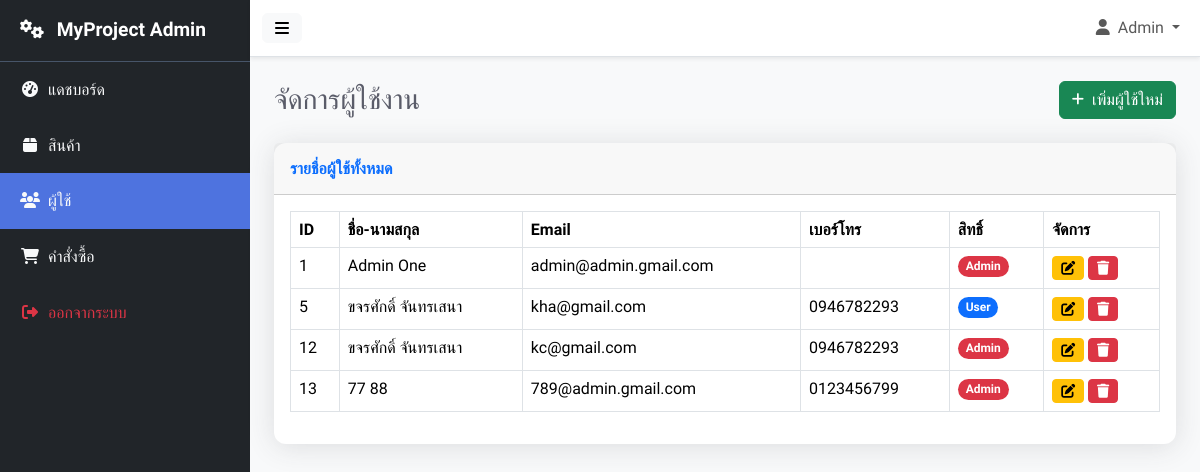
/admin/users.php (signed in), run on an earlier commit of the app's database.
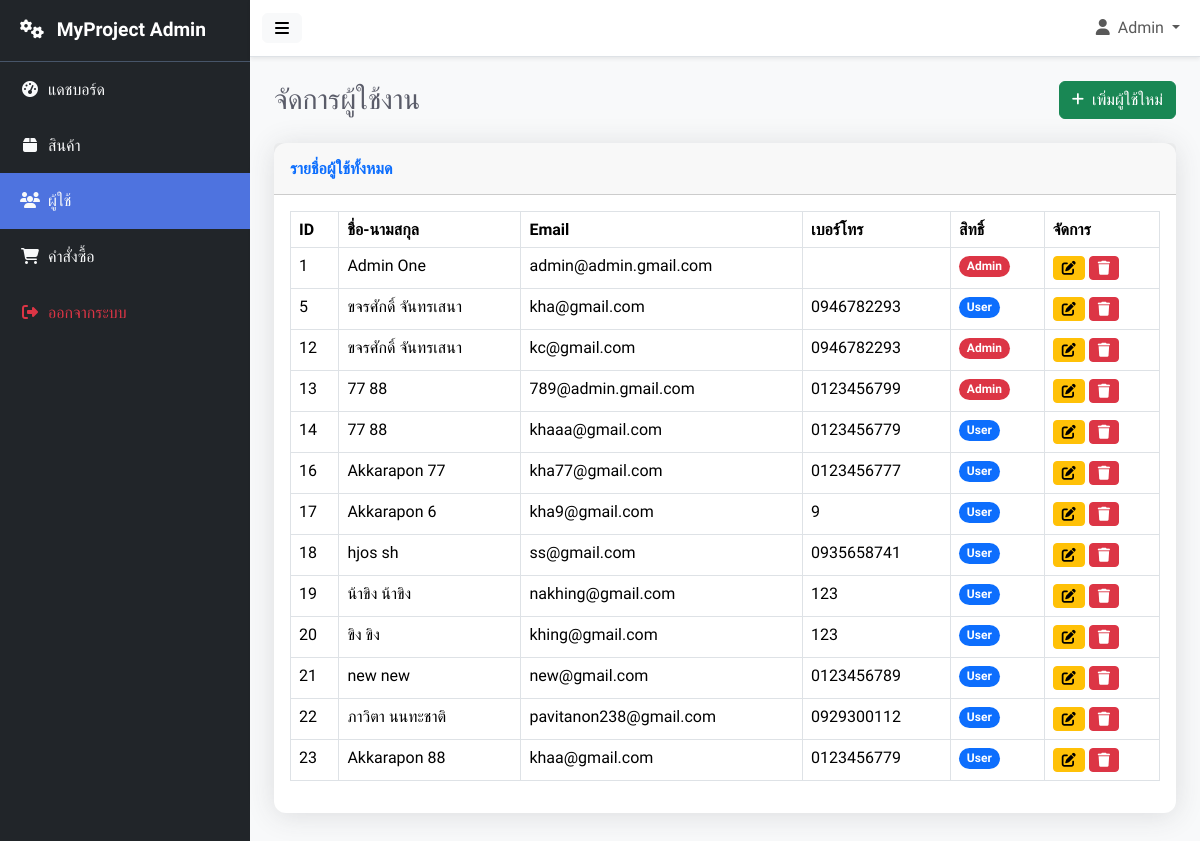
And on a later commit of the database.
### tables this page shows
CREATE TABLE `user` (
  `user_id` int(11) NOT NULL,
  `firstname` varchar(100) NOT NULL,
  `lastname` varchar(100) NOT NULL,
  `email` varchar(150) NOT NULL,
  `password` varchar(255) NOT NULL,
  `address` text DEFAULT NULL,
  `phone` varchar(20) DEFAULT NULL,
  `role` enum('admin','user') DEFAULT 'user'
);

### admin/users.php (the view, shortened to what this page needs)
<?php
include 'header.php';
$result = $conn->query("SELECT * FROM `user` ORDER BY user_id ASC");
?>
<div class="d-flex justify-content-between align-items-center mb-4">
    <h1 class="h3 mb-0 text-gray-800">จัดการผู้ใช้งาน</h1>
    <a href="add_user.php" class="btn btn-success">
        <i class="fas fa-plus fa-sm me-2"></i>เพิ่มผู้ใช้ใหม่
    </a>
</div>
<div class="card shadow-sm mb-4">
    <div class="card-header py-3">
        <h6 class="m-0 font-weight-bold text-primary">รายชื่อผู้ใช้ทั้งหมด</h6>
    </div>
    <div class="card-body">
        <div class="table-responsive">
            <table id="userTable" class="table table-bordered table-hover" width="100%" cellspacing="0">
                <thead>
                    <tr>
                        <th>ID</th>
                        <th>ชื่อ-นามสกุล</th>
                        <th>Email</th>
                        <th>เบอร์โทร</th>
                        <th>สิทธิ์</th>
                        <th>จัดการ</th>
                    </tr>
                </thead>
                <tbody>
                    <?php
                    if ($result && $result->num_rows > 0):
                        while ($row = $result->fetch_assoc()):
                    ?>
                    <tr>
                        <td><?= $row['user_id'] ?></td>
                        <td><?= htmlspecialchars($row['firstname'] . " " . $row['lastname']) ?></td>
                        <td><?= htmlspecialchars($row['email']) ?></td>
                        <td><?= htmlspecialchars($row['phone']) ?></td>
                        <td>
                            <span class="badge rounded-pill <?= $row['role'] == 'admin' ? 'bg-danger' : 'bg-primary' ?>">
                                <?= ucfirst($row['role']) ?>
                            </span>
                        </td>
                        <td>
                            <a href="edit_user.php?id=<?= $row['user_id'] ?>" class="btn btn-warning btn-sm">
                                <i class="fas fa-edit"></i>
                            </a>
                            <a href="delete_user.php?id=<?= $row['user_id'] ?>" class="btn btn-danger btn-sm"
                               onclick="return confirm('คุณแน่ใจหรือไม่ว่าต้องการลบผู้ใช้นี้?')">
                                <i class="fas fa-trash"></i>
                            </a>
                        </td>
                    </tr>
                    <?php
                        endwhile;
                    else:
                    ?>
                    <tr>
                        <td colspan="6" class="text-center">ไม่พบข้อมูลผู้ใช้งาน</td>
                    </tr>
                    <?php endif; ?>
                </tbody>
            </table>
        </div>
    </div>
</div>
<?php include 'footer.php'; ?>

What changed in the data, as far as the page shows it:
added user: user_id "14", firstname+lastname "77 88", email "khaaa@gmail.com", phone "0123456779", role "User"
added user: user_id "16", firstname+lastname "Akkarapon 77", email "kha77@gmail.com", phone "0123456777", role "User"
added user: user_id "17", firstname+lastname "Akkarapon 6", email "kha9@gmail.com", phone "9", role "User"
added user: user_id "18", firstname+lastname "hjos sh", email "ss@gmail.com", phone "0935658741", role "User"
added user: user_id "19", firstname+lastname "น้าขิง น้าขิง", email "nakhing@gmail.com", phone "123", role "User"
added user: user_id "20", firstname+lastname "ขิง ขิง", email "khing@gmail.com", phone "123", role "User"
added user: user_id "21", firstname+lastname "new new", email "new@gmail.com", phone "0123456789", role "User"
added user: user_id "22", firstname+lastname "ภาวิตา นนทะชาติ", email "pavitanon238@gmail.com", phone "0929300112", role "User"
added user: user_id "23", firstname+lastname "Akkarapon 88", email "khaa@gmail.com", phone "0123456779", role "User"
